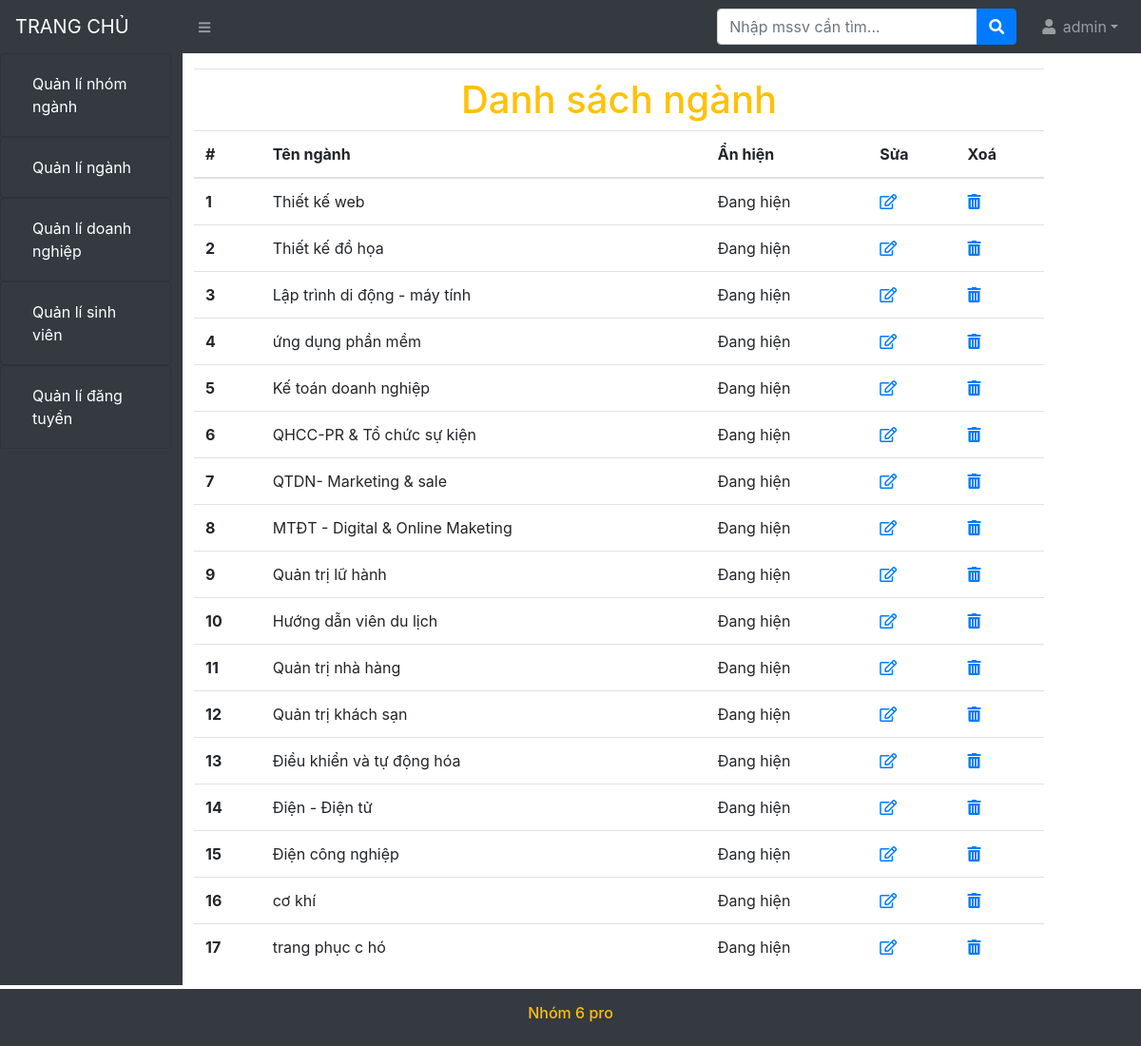
Page /admin/?ctrl=nganh (signed in) on the earlier database version.
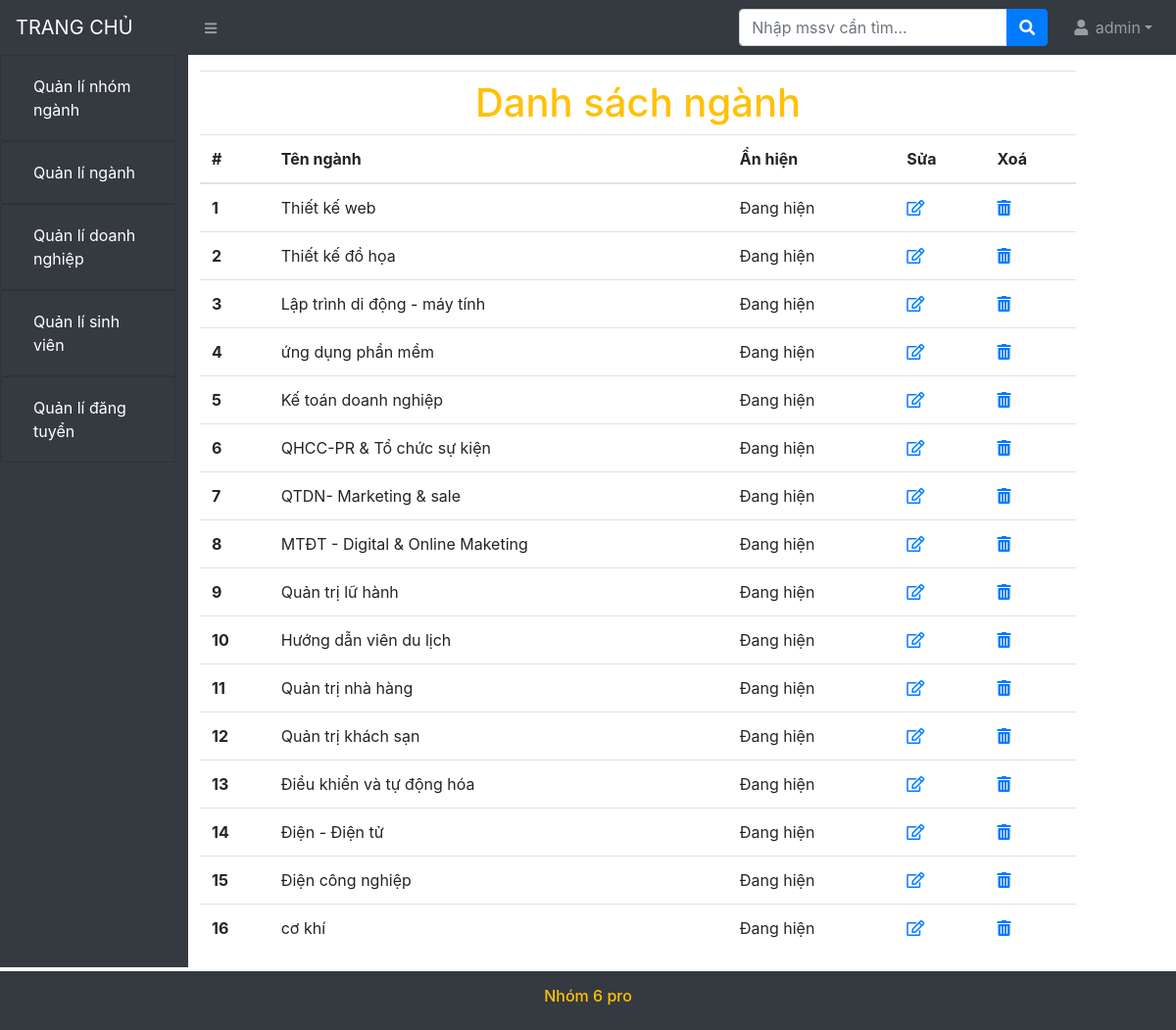
Same page on the later database version.
### tables this page shows
CREATE TABLE `nganh` (
  `id_nganh` int(11) NOT NULL,
  `ten_nganh` varchar(100) NOT NULL,
  `an_hien` tinyint(1) DEFAULT NULL,
  `id_nn` int(11) NOT NULL
);

### system/database.php (called while the page is built, shortened)
<?php
    function getConnection()  {
        try {
            $conn = new PDO("mysql:host=".HOST_DB.";dbname=".NAME_DB, USER_DB, PASS_DB);
            $conn->setAttribute(PDO::ATTR_ERRMODE, PDO::ERRMODE_EXCEPTION);
            return $conn;
            } catch(PDOException $e) {
            echo "Connection failed: " . $e->getMessage();
            }
        }
    function query($sql)   {
        $conn = getConnection();
        $result = $conn->query($sql);
        return $result;
        }
?>

### admin/models/nganh.php (called while the page is built, shortened)
<?php require_once('../system/database.php');
function getAllNganh()
{
    $sql = "SELECT * from nganh";
    return query($sql);
}
?>

### admin/views/nganh-index.php (the view)
<table class="table table-hover">
    <thead>
        <tr>
            <th scope="col">#</th>
            <th scope="col">Tên ngành</th>
            <th scope="col">Ẩn hiện</th>
            <th scope="col">Sửa</th>
            <th scope="col">Xoá</th>
        </tr>
        <div class="row justify-content-center align-items-center text-warning">
            <h1>Danh sách ngành</h1>
        </div>
    </thead>
    <tbody>
        <?php
        $i = 1;
         foreach ($ds as $row) { ?>
            <tr>
                <th scope="row"><?= $i++ ?></th>
                <td> <?= $row['ten_nganh'] ?></td>
                <td><?= ($row['an_hien'] == 1) ? "Đang hiện" : "Đang ẩn"; ?></td>
                <td><a href="?ctrl=nganh&act=edit&id_nganh=<?= $row['id_nganh'] ?>"><i class="far fa-edit"></i></a>
                </td>
                <td><a href="?ctrl=nganh&act=delete&id_nganh=<?= $row['id_nganh'] ?>" onclick="return confirm('Bạn chắc chắn muốn xóa?');"><i class="fas fa-trash-alt"></i></a>
                </td>
            </tr>
        <?php } ?>
    </tbody>
</table>

Differences in the rows shown:
removed nganh: ten_nganh "trang phục c hó", an_hien "Đang hiện"
